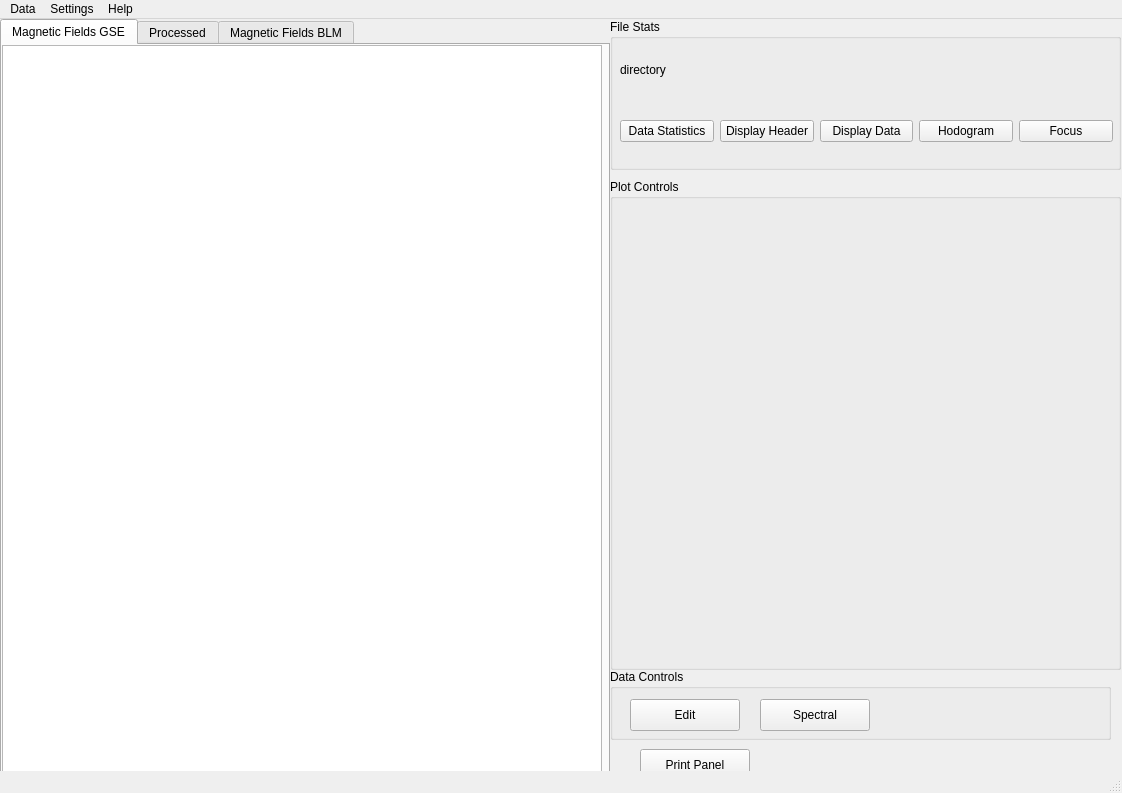
<?xml version="1.0" encoding="UTF-8"?>
<ui version="4.0">
 <class>MMSMagPy</class>
 <widget class="QMainWindow" name="MMSMagPy">
  <property name="geometry">
   <rect>
    <x>0</x>
    <y>0</y>
    <width>1122</width>
    <height>793</height>
   </rect>
  </property>
  <property name="windowTitle">
   <string>MMSMagPy</string>
  </property>
  <widget class="QWidget" name="centralwidget">
   <widget class="QGroupBox" name="fileStatsGB">
    <property name="geometry">
     <rect>
      <x>610</x>
      <y>0</y>
      <width>511</width>
      <height>151</height>
     </rect>
    </property>
    <property name="title">
     <string>File Stats</string>
    </property>
    <widget class="QWidget" name="locationTag" native="true">
     <property name="geometry">
      <rect>
       <x>10</x>
       <y>30</y>
       <width>481</width>
       <height>41</height>
      </rect>
     </property>
     <layout class="QHBoxLayout" name="horizontalLayout">
      <item>
       <widget class="QLabel" name="dirLabel">
        <property name="text">
         <string>directory</string>
        </property>
       </widget>
      </item>
     </layout>
    </widget>
    <widget class="QWidget" name="timeTag" native="true">
     <property name="geometry">
      <rect>
       <x>10</x>
       <y>90</y>
       <width>493</width>
       <height>44</height>
      </rect>
     </property>
     <layout class="QGridLayout" name="gridLayout">
      <item row="0" column="0">
       <widget class="QPushButton" name="statButton">
        <property name="text">
         <string>Data Statistics</string>
        </property>
       </widget>
      </item>
      <item row="0" column="1">
       <widget class="QPushButton" name="headerButton">
        <property name="text">
         <string>Display Header</string>
        </property>
       </widget>
      </item>
      <item row="0" column="2">
       <widget class="QPushButton" name="dataButton">
        <property name="text">
         <string>Display Data</string>
        </property>
       </widget>
      </item>
      <item row="0" column="3">
       <widget class="QPushButton" name="hodoButton">
        <property name="text">
         <string>Hodogram</string>
        </property>
       </widget>
      </item>
      <item row="0" column="4">
       <widget class="QPushButton" name="focusButton">
        <property name="text">
         <string>Focus</string>
        </property>
       </widget>
      </item>
     </layout>
    </widget>
   </widget>
   <widget class="QGroupBox" name="plotGB">
    <property name="geometry">
     <rect>
      <x>610</x>
      <y>160</y>
      <width>511</width>
      <height>491</height>
     </rect>
    </property>
    <property name="title">
     <string>Plot Controls</string>
    </property>
   </widget>
   <widget class="QGroupBox" name="dataGB">
    <property name="geometry">
     <rect>
      <x>610</x>
      <y>650</y>
      <width>501</width>
      <height>71</height>
     </rect>
    </property>
    <property name="title">
     <string>Data Controls</string>
    </property>
    <widget class="QPushButton" name="editButton">
     <property name="geometry">
      <rect>
       <x>20</x>
       <y>30</y>
       <width>110</width>
       <height>32</height>
      </rect>
     </property>
     <property name="text">
      <string>Edit</string>
     </property>
    </widget>
    <widget class="QPushButton" name="spectraButton">
     <property name="geometry">
      <rect>
       <x>150</x>
       <y>30</y>
       <width>110</width>
       <height>32</height>
      </rect>
     </property>
     <property name="text">
      <string>Spectral</string>
     </property>
    </widget>
   </widget>
   <widget class="QPushButton" name="printPanel">
    <property name="geometry">
     <rect>
      <x>640</x>
      <y>730</y>
      <width>110</width>
      <height>32</height>
     </rect>
    </property>
    <property name="text">
     <string>Print Panel</string>
    </property>
   </widget>
   <widget class="QTabWidget" name="plotTabs">
    <property name="geometry">
     <rect>
      <x>0</x>
      <y>0</y>
      <width>610</width>
      <height>800</height>
     </rect>
    </property>
    <property name="currentIndex">
     <number>0</number>
    </property>
    <widget class="QWidget" name="mag">
     <attribute name="title">
      <string>Magnetic Fields GSE</string>
     </attribute>
     <widget class="QGraphicsView" name="magView">
      <property name="geometry">
       <rect>
        <x>0</x>
        <y>0</y>
        <width>600</width>
        <height>741</height>
       </rect>
      </property>
      <property name="lineWidth">
       <number>-10</number>
      </property>
      <property name="verticalScrollBarPolicy">
       <enum>Qt::ScrollBarAlwaysOff</enum>
      </property>
      <property name="horizontalScrollBarPolicy">
       <enum>Qt::ScrollBarAlwaysOff</enum>
      </property>
      <property name="foregroundBrush">
       <brush brushstyle="NoBrush">
        <color alpha="255">
         <red>200</red>
         <green>0</green>
         <blue>0</blue>
        </color>
       </brush>
      </property>
      <property name="sceneRect">
       <rectf>
        <x>0.000000000000000</x>
        <y>0.000000000000000</y>
        <width>531.000000000000000</width>
        <height>707.000000000000000</height>
       </rectf>
      </property>
      <property name="alignment">
       <set>Qt::AlignLeading|Qt::AlignLeft|Qt::AlignTop</set>
      </property>
     </widget>
    </widget>
    <widget class="QWidget" name="processed">
     <attribute name="title">
      <string>Processed</string>
     </attribute>
     <widget class="QGraphicsView" name="processedView">
      <property name="geometry">
       <rect>
        <x>0</x>
        <y>0</y>
        <width>600</width>
        <height>741</height>
       </rect>
      </property>
      <property name="lineWidth">
       <number>-10</number>
      </property>
      <property name="verticalScrollBarPolicy">
       <enum>Qt::ScrollBarAlwaysOff</enum>
      </property>
      <property name="horizontalScrollBarPolicy">
       <enum>Qt::ScrollBarAlwaysOff</enum>
      </property>
      <property name="foregroundBrush">
       <brush brushstyle="NoBrush">
        <color alpha="255">
         <red>200</red>
         <green>0</green>
         <blue>0</blue>
        </color>
       </brush>
      </property>
      <property name="sceneRect">
       <rectf>
        <x>0.000000000000000</x>
        <y>0.000000000000000</y>
        <width>531.000000000000000</width>
        <height>707.000000000000000</height>
       </rectf>
      </property>
      <property name="alignment">
       <set>Qt::AlignLeading|Qt::AlignLeft|Qt::AlignTop</set>
      </property>
     </widget>
    </widget>
    <widget class="QWidget" name="BLM">
     <attribute name="title">
      <string>Magnetic Fields BLM</string>
     </attribute>
     <widget class="QGraphicsView" name="BLMView">
      <property name="geometry">
       <rect>
        <x>0</x>
        <y>0</y>
        <width>600</width>
        <height>741</height>
       </rect>
      </property>
      <property name="lineWidth">
       <number>-10</number>
      </property>
      <property name="verticalScrollBarPolicy">
       <enum>Qt::ScrollBarAlwaysOff</enum>
      </property>
      <property name="horizontalScrollBarPolicy">
       <enum>Qt::ScrollBarAlwaysOff</enum>
      </property>
      <property name="foregroundBrush">
       <brush brushstyle="NoBrush">
        <color alpha="255">
         <red>200</red>
         <green>0</green>
         <blue>0</blue>
        </color>
       </brush>
      </property>
      <property name="sceneRect">
       <rectf>
        <x>0.000000000000000</x>
        <y>0.000000000000000</y>
        <width>531.000000000000000</width>
        <height>707.000000000000000</height>
       </rectf>
      </property>
      <property name="alignment">
       <set>Qt::AlignLeading|Qt::AlignLeft|Qt::AlignTop</set>
      </property>
     </widget>
    </widget>
   </widget>
  </widget>
  <widget class="QMenuBar" name="menubar">
   <property name="geometry">
    <rect>
     <x>0</x>
     <y>0</y>
     <width>1122</width>
     <height>22</height>
    </rect>
   </property>
   <widget class="QMenu" name="menuHelp">
    <property name="title">
     <string>Help</string>
    </property>
   </widget>
   <widget class="QMenu" name="menuData">
    <property name="title">
     <string>Data</string>
    </property>
    <widget class="QMenu" name="menuOpen_Set">
     <property name="title">
      <string>Open Set</string>
     </property>
     <addaction name="actionBy_Day"/>
     <addaction name="actionManually"/>
    </widget>
    <addaction name="menuOpen_Set"/>
    <addaction name="actionPrint"/>
    <addaction name="actionQuit"/>
   </widget>
   <widget class="QMenu" name="menuSettings">
    <property name="title">
     <string>Settings</string>
    </property>
    <addaction name="actionWorking_Directory"/>
    <addaction name="actionFilename"/>
   </widget>
   <addaction name="menuData"/>
   <addaction name="menuSettings"/>
   <addaction name="menuHelp"/>
  </widget>
  <widget class="QStatusBar" name="statusbar"/>
  <action name="actionFile">
   <property name="text">
    <string>file 2</string>
   </property>
  </action>
  <action name="actionAbout">
   <property name="text">
    <string>About</string>
   </property>
  </action>
  <action name="actionPrint">
   <property name="text">
    <string>Print</string>
   </property>
  </action>
  <action name="actionQuit">
   <property name="text">
    <string>Quit</string>
   </property>
  </action>
  <action name="actionBy_Day">
   <property name="text">
    <string>By Day</string>
   </property>
  </action>
  <action name="actionManually">
   <property name="text">
    <string>Manually</string>
   </property>
  </action>
  <action name="actionFilename">
   <property name="text">
    <string>Filename Format</string>
   </property>
  </action>
  <action name="actionWorking_Directory">
   <property name="text">
    <string>Working Directory</string>
   </property>
  </action>
 </widget>
 <resources/>
 <connections/>
</ui>
